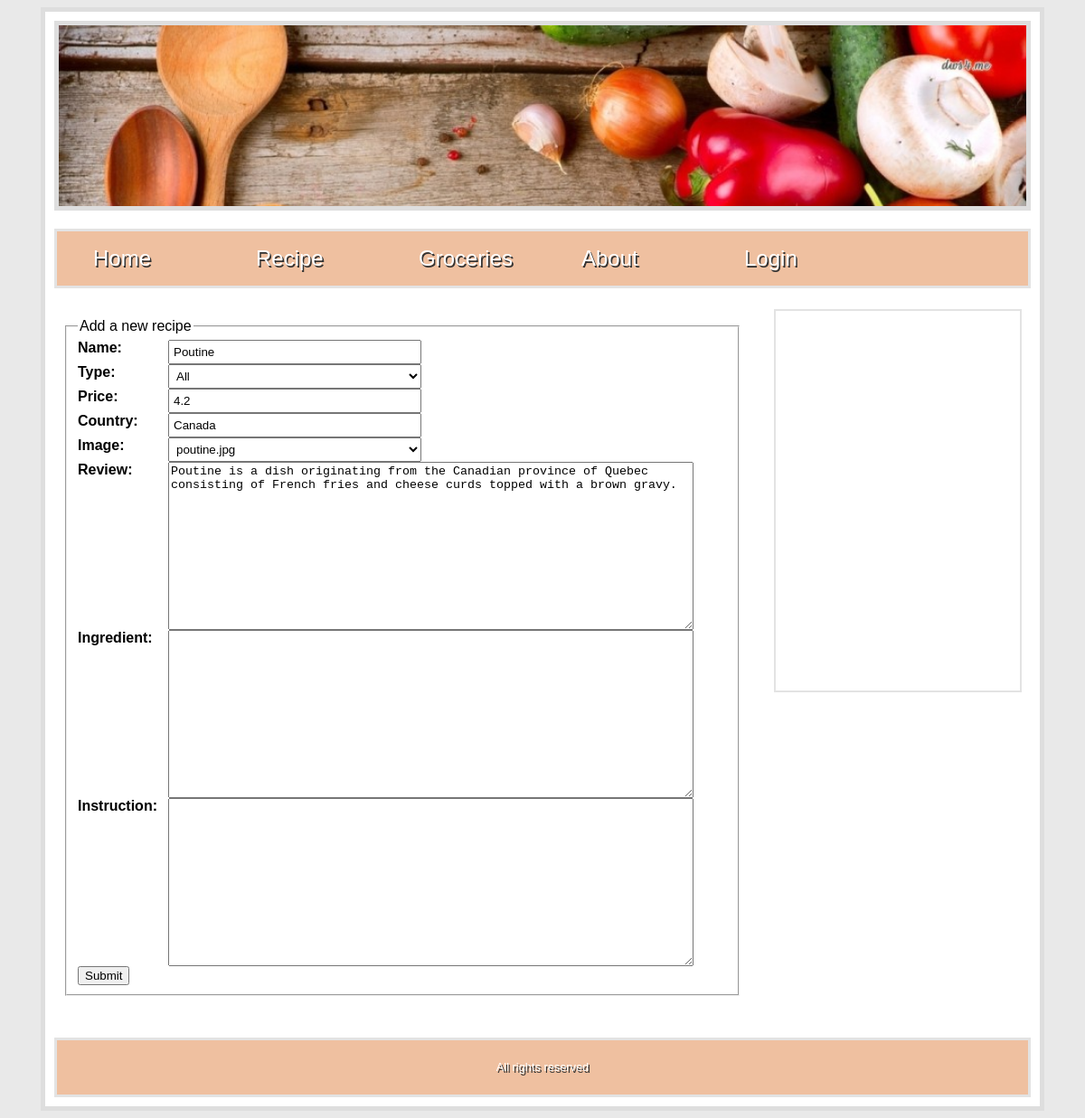
The app's page /RecipeAdd.php?update=4 with its own data.
### tables this page shows
CREATE TABLE IF NOT EXISTS `recipe` (
  `id` int(11) NOT NULL AUTO_INCREMENT,
  `name` varchar(255) DEFAULT NULL,
  `type` varchar(255) DEFAULT NULL,
  `price` double DEFAULT NULL,
  `country` varchar(255) DEFAULT NULL,
  `image` varchar(255) DEFAULT NULL,
  `review` text,
  `ingredient` varchar(255) DEFAULT NULL,
  `instruction` varchar(255) DEFAULT NULL,
  PRIMARY KEY (`id`)
);

### Model/Credentials.php (called while the page is built)
<?php
$host = "localhost";
$user = "root";
$passwd = "";
$database = "recipedb";
?>

### Model/RecipeModel.php (called while the page is built, shortened)
<?php
require ("Entities/RecipeEntity.php");
class RecipeModel {
    function GetRecipeTypes() {
        require ('Credentials.php');
        $result = mysql_query("SELECT DISTINCT type FROM recipe") or die(mysql_error());
        $types = array();
        while ($row = mysql_fetch_array($result)) {
            array_push($types, $row[0]);
        }
        return $types;
    }
    function GetRecipeById($id) {
        require ('Credentials.php');
        $query = "SELECT * FROM recipe WHERE id = $id";
        $result = mysql_query($query) or die(mysql_error());
        while ($row = mysql_fetch_array($result)) {
            $name = $row[1];
            $type = $row[2];
            $price = $row[3];
            $country = $row[4];
            $image = $row[5];
            $review = $row[6];
            $ingredient = $row[7];
            $instruction = $row[8];
            $recipe = new RecipeEntity($id, $name, $type, $price, $country, $image, $review, $ingredient, $instruction);
        }
        return $recipe;
    }
}
?>

### Entities/RecipeEntity.php (called while the page is built, shortened)
<?php
class RecipeEntity
{
    function __construct($id, $name, $type, $price, $country, $image, $review) {
        $this->name = $name;
        $this->price = $price;
        $this->country = $country;
        $this->review = $review;
    }
}
?>

### RecipeAdd.php (the view, shortened to what this page needs)
<?php
require './Controller/RecipeController.php';
$recipeController = new RecipeController();
if(isset($_GET["update"]))
{
    $recipe = $recipeController->GetRecipeById($_GET["update"]);
    $content ="<form action='' method='post'>
    <fieldset>
        <legend>Add a new recipe</legend>
        <label for='name'>Name: </label>
        <input type='text' class='inputField' name='txtName' value='$recipe->name'/><br/>
        <label for='type'>Type: </label>
        <select class='inputField' name='ddlType'>
            <option value='%'>All</option>"
        .$recipeController->CreateOptionValues($recipeController->GetRecipeType()).
        "</select><br/>
        <label for='price'>Price: </label>
        <input type='text' class='inputField' name='txtPrice' value='$recipe->price'/><br/>
        <label for='country'>Country: </label>
        <input type='text' class='inputField' name='txtCountry' value='$recipe->country'/><br/>
        <label for='image'>Image: </label>
        <select class='inputField'name='ddlImage'>"
        .$recipeController->GetImages().
        "</select></br>
        <label for='review'>Review: </label>
        <textarea cols='70' rows='12' name='txtReview'>$recipe->review</textarea></br>
        <label for='ingredient'>Ingredient: </label>
        <textarea cols='70' rows='12' name='txtIngredient'>$recipe->ingredient</textarea></br>
        <label for='instruction'>Instruction: </label>
        <textarea cols='70' rows='12' name='txtInstruction'>$recipe->instruction</textarea></br>
        <input type='submit'name='submit1' value='Submit'>
    </fieldset>
</form>";
}
include './Templates.php';
?>

### Styles/Stylesheet.css (style rules this page uses)
body { font-family: lucida grande ,tahoma,verdana,arial,sans-serif; background-color: #e9e9e9; }
.inputField { width:280px; padding:4px; }
label { float:left; width:100px; font-weight:bold; }

### records on screen
recipe: txtName "Poutine", txtPrice "4.2", txtCountry "Canada", txtReview "Poutine is a dish originating from the Canadian province of Quebec consisting of French fries and cheese curds topped with a brown gravy."

### other values on screen
form field ddlImage "poutine.jpg"
